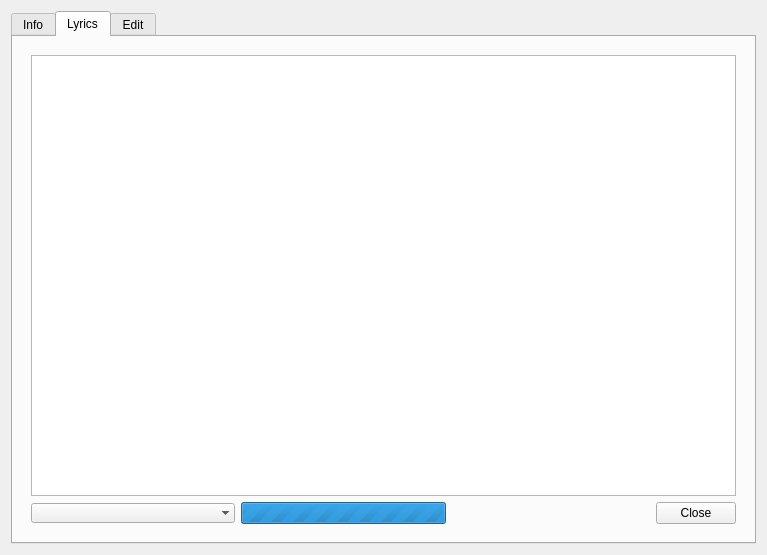
<?xml version="1.0" encoding="UTF-8"?>
<ui version="4.0">
 <class>InfoDialog</class>
 <widget class="QDialog" name="InfoDialog">
  <property name="geometry">
   <rect>
    <x>0</x>
    <y>0</y>
    <width>767</width>
    <height>555</height>
   </rect>
  </property>
  <property name="windowTitle">
   <string>Info / Edit</string>
  </property>
  <property name="modal">
   <bool>true</bool>
  </property>
  <layout class="QGridLayout" name="gridLayout">
   <item row="1" column="1">
    <widget class="QTabWidget" name="tab_widget">
     <property name="minimumSize">
      <size>
       <width>0</width>
       <height>300</height>
      </size>
     </property>
     <property name="focusPolicy">
      <enum>Qt::StrongFocus</enum>
     </property>
     <property name="currentIndex">
      <number>1</number>
     </property>
     <property name="usesScrollButtons">
      <bool>false</bool>
     </property>
     <property name="tabsClosable">
      <bool>false</bool>
     </property>
     <widget class="QWidget" name="tab_1">
      <attribute name="icon">
       <iconset resource="../Resources/Icons.qrc">
        <normaloff>:/Icons/info.svg.png</normaloff>:/Icons/info.svg.png</iconset>
      </attribute>
      <attribute name="title">
       <string>Info</string>
      </attribute>
      <layout class="QGridLayout" name="gridLayout_2">
       <property name="horizontalSpacing">
        <number>20</number>
       </property>
       <item row="5" column="1">
        <widget class="QWidget" name="ui_info_widget" native="true">
         <layout class="QGridLayout" name="gridLayout_5">
          <item row="2" column="1" colspan="2">
           <widget class="QLabel" name="lab_subheader">
            <property name="sizePolicy">
             <sizepolicy hsizetype="MinimumExpanding" vsizetype="Maximum">
              <horstretch>0</horstretch>
              <verstretch>0</verstretch>
             </sizepolicy>
            </property>
            <property name="text">
             <string/>
            </property>
           </widget>
          </item>
          <item row="0" column="1">
           <spacer name="verticalSpacer_4">
            <property name="orientation">
             <enum>Qt::Vertical</enum>
            </property>
            <property name="sizeType">
             <enum>QSizePolicy::Maximum</enum>
            </property>
            <property name="sizeHint" stdset="0">
             <size>
              <width>20</width>
              <height>10</height>
             </size>
            </property>
           </spacer>
          </item>
          <item row="0" column="0" rowspan="6">
           <layout class="QVBoxLayout" name="verticalLayout">
            <property name="sizeConstraint">
             <enum>QLayout::SetDefaultConstraint</enum>
            </property>
            <item>
             <spacer name="verticalSpacer">
              <property name="orientation">
               <enum>Qt::Vertical</enum>
              </property>
              <property name="sizeHint" stdset="0">
               <size>
                <width>20</width>
                <height>40</height>
               </size>
              </property>
             </spacer>
            </item>
            <item>
             <widget class="CoverButton" name="btn_image">
              <property name="minimumSize">
               <size>
                <width>300</width>
                <height>300</height>
               </size>
              </property>
              <property name="maximumSize">
               <size>
                <width>300</width>
                <height>300</height>
               </size>
              </property>
              <property name="focusPolicy">
               <enum>Qt::StrongFocus</enum>
              </property>
              <property name="text">
               <string/>
              </property>
              <property name="iconSize">
               <size>
                <width>220</width>
                <height>220</height>
               </size>
              </property>
              <property name="flat">
               <bool>true</bool>
              </property>
             </widget>
            </item>
            <item>
             <spacer name="verticalSpacer_2">
              <property name="orientation">
               <enum>Qt::Vertical</enum>
              </property>
              <property name="sizeHint" stdset="0">
               <size>
                <width>20</width>
                <height>40</height>
               </size>
              </property>
             </spacer>
            </item>
           </layout>
          </item>
          <item row="6" column="2">
           <widget class="QPushButton" name="btn_close1">
            <property name="sizePolicy">
             <sizepolicy hsizetype="Fixed" vsizetype="Fixed">
              <horstretch>0</horstretch>
              <verstretch>0</verstretch>
             </sizepolicy>
            </property>
            <property name="text">
             <string>Close</string>
            </property>
           </widget>
          </item>
          <item row="6" column="0">
           <spacer name="horizontalSpacer_3">
            <property name="orientation">
             <enum>Qt::Horizontal</enum>
            </property>
            <property name="sizeHint" stdset="0">
             <size>
              <width>40</width>
              <height>20</height>
             </size>
            </property>
           </spacer>
          </item>
          <item row="5" column="1" colspan="2">
           <widget class="QScrollArea" name="scrollArea_2">
            <property name="sizePolicy">
             <sizepolicy hsizetype="Expanding" vsizetype="Preferred">
              <horstretch>0</horstretch>
              <verstretch>0</verstretch>
             </sizepolicy>
            </property>
            <property name="frameShape">
             <enum>QFrame::NoFrame</enum>
            </property>
            <property name="frameShadow">
             <enum>QFrame::Plain</enum>
            </property>
            <property name="lineWidth">
             <number>0</number>
            </property>
            <property name="widgetResizable">
             <bool>true</bool>
            </property>
            <widget class="QWidget" name="scrollAreaWidgetContents_2">
             <property name="geometry">
              <rect>
               <x>0</x>
               <y>0</y>
               <width>98</width>
               <height>32</height>
              </rect>
             </property>
             <layout class="QGridLayout" name="gridLayout_7">
              <item row="0" column="0">
               <widget class="QLabel" name="lab_paths">
                <property name="sizePolicy">
                 <sizepolicy hsizetype="MinimumExpanding" vsizetype="Preferred">
                  <horstretch>0</horstretch>
                  <verstretch>0</verstretch>
                 </sizepolicy>
                </property>
                <property name="text">
                 <string>Paths</string>
                </property>
                <property name="wordWrap">
                 <bool>true</bool>
                </property>
               </widget>
              </item>
             </layout>
            </widget>
           </widget>
          </item>
          <item row="3" column="1">
           <spacer name="verticalSpacer_3">
            <property name="orientation">
             <enum>Qt::Vertical</enum>
            </property>
            <property name="sizeType">
             <enum>QSizePolicy::Maximum</enum>
            </property>
            <property name="sizeHint" stdset="0">
             <size>
              <width>20</width>
              <height>10</height>
             </size>
            </property>
           </spacer>
          </item>
          <item row="4" column="1" colspan="2">
           <widget class="QScrollArea" name="scrollArea">
            <property name="sizePolicy">
             <sizepolicy hsizetype="Expanding" vsizetype="MinimumExpanding">
              <horstretch>0</horstretch>
              <verstretch>0</verstretch>
             </sizepolicy>
            </property>
            <property name="frameShape">
             <enum>QFrame::NoFrame</enum>
            </property>
            <property name="frameShadow">
             <enum>QFrame::Plain</enum>
            </property>
            <property name="lineWidth">
             <number>0</number>
            </property>
            <property name="horizontalScrollBarPolicy">
             <enum>Qt::ScrollBarAlwaysOff</enum>
            </property>
            <property name="widgetResizable">
             <bool>true</bool>
            </property>
            <widget class="QWidget" name="scrollAreaWidgetContents">
             <property name="geometry">
              <rect>
               <x>0</x>
               <y>0</y>
               <width>98</width>
               <height>32</height>
              </rect>
             </property>
             <layout class="QGridLayout" name="gridLayout_4">
              <item row="0" column="0">
               <widget class="QLabel" name="lab_info">
                <property name="sizePolicy">
                 <sizepolicy hsizetype="Preferred" vsizetype="MinimumExpanding">
                  <horstretch>0</horstretch>
                  <verstretch>0</verstretch>
                 </sizepolicy>
                </property>
                <property name="text">
                 <string>Info</string>
                </property>
                <property name="wordWrap">
                 <bool>true</bool>
                </property>
                <property name="openExternalLinks">
                 <bool>true</bool>
                </property>
                <property name="textInteractionFlags">
                 <set>Qt::LinksAccessibleByMouse|Qt::TextSelectableByMouse</set>
                </property>
               </widget>
              </item>
             </layout>
            </widget>
           </widget>
          </item>
          <item row="1" column="1" colspan="2">
           <widget class="QLabel" name="lab_title">
            <property name="sizePolicy">
             <sizepolicy hsizetype="MinimumExpanding" vsizetype="Maximum">
              <horstretch>0</horstretch>
              <verstretch>0</verstretch>
             </sizepolicy>
            </property>
            <property name="font">
             <font>
              <pointsize>12</pointsize>
              <weight>75</weight>
              <bold>true</bold>
             </font>
            </property>
            <property name="text">
             <string>Title</string>
            </property>
            <property name="wordWrap">
             <bool>true</bool>
            </property>
           </widget>
          </item>
          <item row="6" column="1">
           <spacer name="horizontalSpacer_2">
            <property name="orientation">
             <enum>Qt::Horizontal</enum>
            </property>
            <property name="sizeHint" stdset="0">
             <size>
              <width>40</width>
              <height>34</height>
             </size>
            </property>
           </spacer>
          </item>
         </layout>
        </widget>
       </item>
      </layout>
     </widget>
     <widget class="QWidget" name="tab_2">
      <attribute name="icon">
       <iconset resource="../Resources/Icons.qrc">
        <normaloff>:/Icons/lyrics.svg.png</normaloff>:/Icons/lyrics.svg.png</iconset>
      </attribute>
      <attribute name="title">
       <string>Lyrics</string>
      </attribute>
      <layout class="QGridLayout" name="gridLayout_3">
       <item row="0" column="0">
        <widget class="QWidget" name="ui_lyric_widget" native="true">
         <property name="sizePolicy">
          <sizepolicy hsizetype="MinimumExpanding" vsizetype="MinimumExpanding">
           <horstretch>0</horstretch>
           <verstretch>0</verstretch>
          </sizepolicy>
         </property>
         <layout class="QGridLayout" name="gridLayout_6">
          <item row="0" column="0" colspan="3">
           <widget class="QTextEdit" name="te_lyrics">
            <property name="sizePolicy">
             <sizepolicy hsizetype="Preferred" vsizetype="MinimumExpanding">
              <horstretch>0</horstretch>
              <verstretch>0</verstretch>
             </sizepolicy>
            </property>
            <property name="minimumSize">
             <size>
              <width>0</width>
              <height>0</height>
             </size>
            </property>
            <property name="sizeIncrement">
             <size>
              <width>0</width>
              <height>0</height>
             </size>
            </property>
            <property name="horizontalScrollBarPolicy">
             <enum>Qt::ScrollBarAlwaysOff</enum>
            </property>
           </widget>
          </item>
          <item row="1" column="0" colspan="3">
           <layout class="QHBoxLayout" name="horizontalLayout">
            <item>
             <widget class="QComboBox" name="combo_servers">
              <property name="sizePolicy">
               <sizepolicy hsizetype="Expanding" vsizetype="Fixed">
                <horstretch>0</horstretch>
                <verstretch>0</verstretch>
               </sizepolicy>
              </property>
              <property name="currentIndex">
               <number>-1</number>
              </property>
              <property name="frame">
               <bool>false</bool>
              </property>
             </widget>
            </item>
            <item>
             <widget class="QProgressBar" name="pb_loading">
              <property name="maximum">
               <number>0</number>
              </property>
              <property name="value">
               <number>0</number>
              </property>
             </widget>
            </item>
            <item>
             <spacer name="horizontalSpacer">
              <property name="orientation">
               <enum>Qt::Horizontal</enum>
              </property>
              <property name="sizeType">
               <enum>QSizePolicy::MinimumExpanding</enum>
              </property>
              <property name="sizeHint" stdset="0">
               <size>
                <width>40</width>
                <height>20</height>
               </size>
              </property>
             </spacer>
            </item>
            <item>
             <widget class="QPushButton" name="btn_close2">
              <property name="text">
               <string>Close</string>
              </property>
             </widget>
            </item>
           </layout>
          </item>
         </layout>
        </widget>
       </item>
      </layout>
     </widget>
     <widget class="QWidget" name="tab_3">
      <attribute name="icon">
       <iconset resource="../Resources/Icons.qrc">
        <normaloff>:/Icons/edit.svg.png</normaloff>:/Icons/edit.svg.png</iconset>
      </attribute>
      <attribute name="title">
       <string>Edit</string>
      </attribute>
      <layout class="QGridLayout" name="gridLayout_8"/>
     </widget>
    </widget>
   </item>
  </layout>
 </widget>
 <customwidgets>
  <customwidget>
   <class>CoverButton</class>
   <extends>QPushButton</extends>
   <header>GUI/Covers/CoverButton.h</header>
  </customwidget>
 </customwidgets>
 <resources>
  <include location="../Resources/Icons.qrc"/>
 </resources>
 <connections>
  <connection>
   <sender>btn_close2</sender>
   <signal>clicked()</signal>
   <receiver>InfoDialog</receiver>
   <slot>close()</slot>
   <hints>
    <hint type="sourcelabel">
     <x>90</x>
     <y>57</y>
    </hint>
    <hint type="destinationlabel">
     <x>327</x>
     <y>196</y>
    </hint>
   </hints>
  </connection>
  <connection>
   <sender>btn_close1</sender>
   <signal>clicked()</signal>
   <receiver>InfoDialog</receiver>
   <slot>close()</slot>
   <hints>
    <hint type="sourcelabel">
     <x>592</x>
     <y>360</y>
    </hint>
    <hint type="destinationlabel">
     <x>327</x>
     <y>196</y>
    </hint>
   </hints>
  </connection>
  <connection>
   <sender>btn_close2</sender>
   <signal>clicked()</signal>
   <receiver>InfoDialog</receiver>
   <slot>hide()</slot>
   <hints>
    <hint type="sourcelabel">
     <x>90</x>
     <y>57</y>
    </hint>
    <hint type="destinationlabel">
     <x>327</x>
     <y>196</y>
    </hint>
   </hints>
  </connection>
  <connection>
   <sender>btn_close1</sender>
   <signal>clicked()</signal>
   <receiver>InfoDialog</receiver>
   <slot>hide()</slot>
   <hints>
    <hint type="sourcelabel">
     <x>592</x>
     <y>360</y>
    </hint>
    <hint type="destinationlabel">
     <x>327</x>
     <y>196</y>
    </hint>
   </hints>
  </connection>
 </connections>
</ui>
